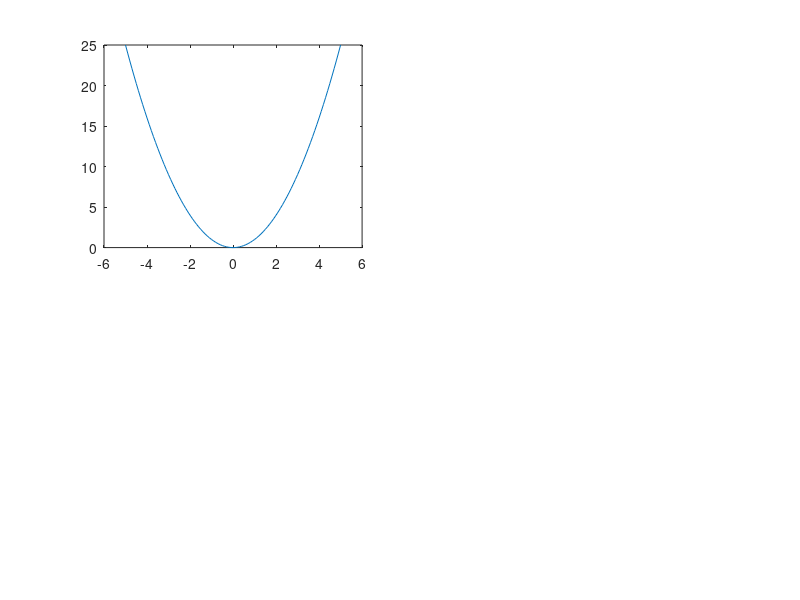

The MATLAB source for this figure: (Note: this script raises an error after producing the figure.)
% This program is for visualizing Odd signals and Even signals for both
% Continuous and Descrete time signals
subplot(2,2,1);
x = [-5:0.1:5];
y = x.^2;
plot(x,y)
xline(0);
yline(0);
title('even signal for continuous signal');
subplot(2,2,2);
x = [-5:0.1:5];
y2=[];
for a=x
    if a>0
        y2(end+1)=a^2;
    else
        y2(end+1)=-(a^2);
    end;
end;
plot(x,y2);
xline(0);
yline(0);
title('Odd signal for continuous signal');
subplot(2,2,3);
x = [-5:0.3:5];
y = x.^2;
stem(x,y)
xline(0);
yline(0);
title('even signal for descrete signal');
subplot(2,2,4);
x = [-5:0.3:5];
y2=[];
for a=x
    if a>0
        y2(end+1)=a^2;
    else
        y2(end+1)=-(a^2);
    end;
end;
stem(x,y2);
xline(0);
yline(0);
title('Odd signal for descrete signal');